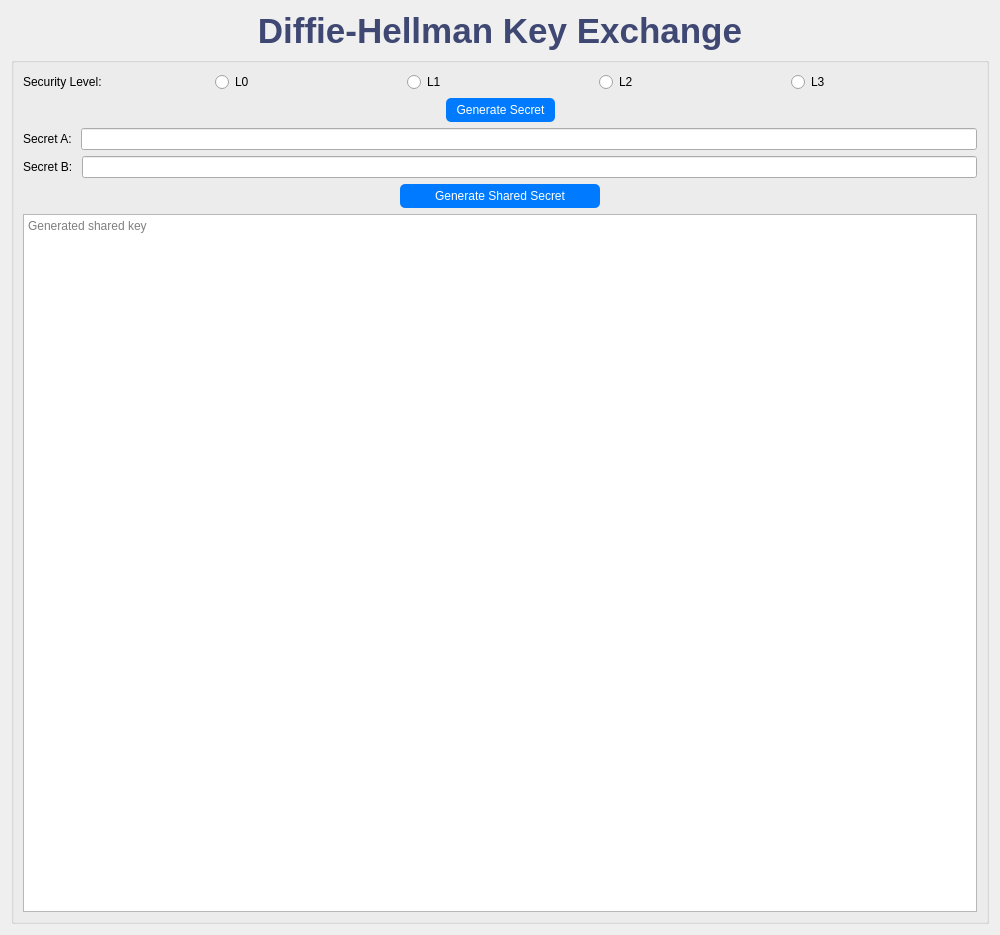
<?xml version="1.0" encoding="UTF-8"?>
<ui version="4.0">
 <class>PKC_Encryption_Schemes</class>
 <widget class="QWidget" name="PKC_Encryption_Schemes">
  <property name="geometry">
   <rect>
    <x>0</x>
    <y>0</y>
    <width>1000</width>
    <height>935</height>
   </rect>
  </property>
  <property name="windowTitle">
   <string>PKC: Encryption Schemes</string>
  </property>
  <layout class="QVBoxLayout" name="mainLayout">
   <item>
    <widget class="QLabel" name="mainTitle">
     <property name="styleSheet">
      <string>font-size: 35px; font-weight: bold; color: #3f4773;</string>
     </property>
     <property name="text">
      <string>Diffie-Hellman Key Exchange</string>
     </property>
     <property name="alignment">
      <set>Qt::AlignmentFlag::AlignCenter</set>
     </property>
    </widget>
   </item>
   <item>
    <widget class="QGroupBox" name="dhGroup">
     <layout class="QVBoxLayout" name="dhLayout">
      <item>
       <layout class="QHBoxLayout" name="dhSecurityLevelLayout">
        <item>
         <widget class="QLabel" name="dhSecurityLevelLabel">
          <property name="text">
           <string>Security Level:</string>
          </property>
         </widget>
        </item>
        <item>
         <widget class="QRadioButton" name="dhL0RadioButton">
          <property name="text">
           <string>L0</string>
          </property>
         </widget>
        </item>
        <item>
         <widget class="QRadioButton" name="dhL1RadioButton">
          <property name="text">
           <string>L1</string>
          </property>
         </widget>
        </item>
        <item>
         <widget class="QRadioButton" name="dhL2RadioButton">
          <property name="text">
           <string>L2</string>
          </property>
         </widget>
        </item>
        <item>
         <widget class="QRadioButton" name="dhL3RadioButton">
          <property name="text">
           <string>L3</string>
          </property>
         </widget>
        </item>
       </layout>
      </item>
      <item>
       <layout class="QHBoxLayout" name="generatedhKeyLayout">
        <item>
         <spacer name="leftSpacer">
          <property name="orientation">
           <enum>Qt::Orientation::Horizontal</enum>
          </property>
          <property name="sizeType">
           <enum>QSizePolicy::Policy::Expanding</enum>
          </property>
          <property name="sizeHint" stdset="0">
           <size>
            <width>0</width>
            <height>0</height>
           </size>
          </property>
         </spacer>
        </item>
        <item>
         <widget class="QPushButton" name="generatedhKeyButton">
          <property name="styleSheet">
           <string notr="true">background-color: #007BFF; color: white; padding: 5px 10px; border-radius: 5px;</string>
          </property>
          <property name="text">
           <string>Generate Secret</string>
          </property>
         </widget>
        </item>
        <item>
         <spacer name="rightSpacer">
          <property name="orientation">
           <enum>Qt::Orientation::Horizontal</enum>
          </property>
          <property name="sizeType">
           <enum>QSizePolicy::Policy::Expanding</enum>
          </property>
          <property name="sizeHint" stdset="0">
           <size>
            <width>0</width>
            <height>0</height>
           </size>
          </property>
         </spacer>
        </item>
       </layout>
      </item>
      <item>
       <layout class="QFormLayout" name="dhParametersLayout">
        <item row="0" column="0">
         <widget class="QLabel" name="dhExponentLabel">
          <property name="text">
           <string>Secret A: </string>
          </property>
         </widget>
        </item>
        <item row="0" column="1">
         <widget class="QLineEdit" name="dhExponentInput"/>
        </item>
       </layout>
      </item>
      <item>
       <layout class="QHBoxLayout" name="horizontalLayout">
        <item>
         <widget class="QLabel" name="label">
          <property name="text">
           <string>Secret B: </string>
          </property>
         </widget>
        </item>
        <item>
         <widget class="QLineEdit" name="lineEdit"/>
        </item>
       </layout>
      </item>
      <item>
       <layout class="QHBoxLayout" name="encryptDecryptButtonsLayout">
        <item>
         <widget class="QPushButton" name="encryptButton">
          <property name="maximumSize">
           <size>
            <width>200</width>
            <height>30</height>
           </size>
          </property>
          <property name="styleSheet">
           <string>background-color: #007BFF; color: white; padding: 5px 10px; border-radius: 5px;</string>
          </property>
          <property name="text">
           <string>Generate Shared Secret</string>
          </property>
         </widget>
        </item>
       </layout>
      </item>
      <item>
       <widget class="QTextEdit" name="outputText">
        <property name="readOnly">
         <bool>true</bool>
        </property>
        <property name="placeholderText">
         <string>Generated shared key</string>
        </property>
       </widget>
      </item>
     </layout>
    </widget>
   </item>
  </layout>
 </widget>
 <resources/>
 <connections/>
</ui>
